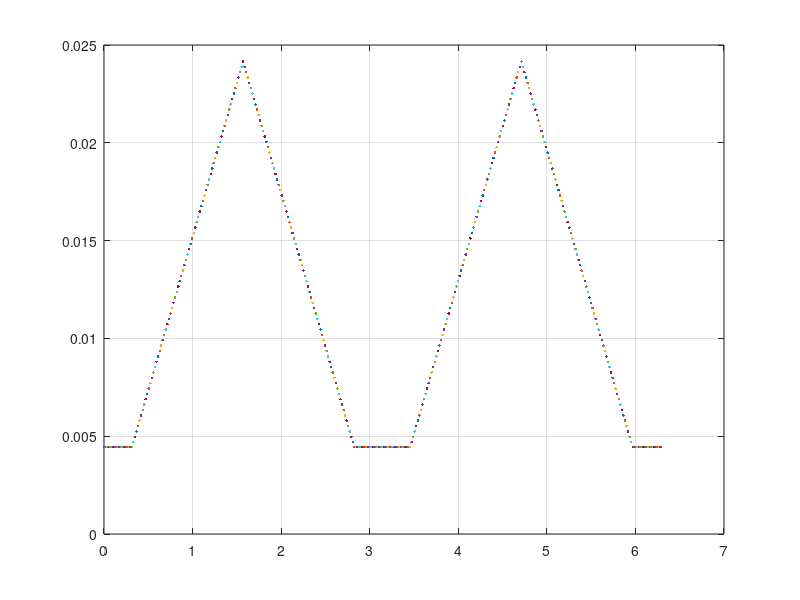
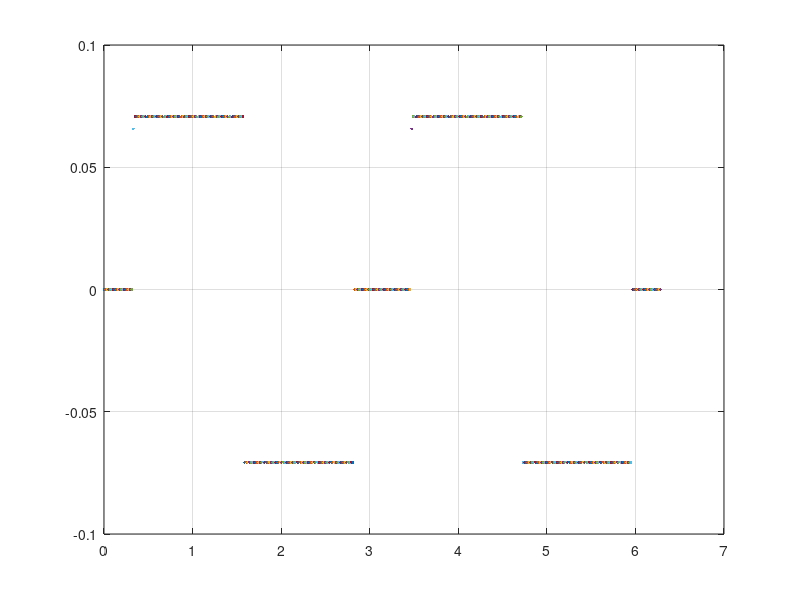

Here is the MATLAB script that generated these plots, in order:

close all
clear all
clc
%Constants
u=4*pi*10^-7                                                                            %Permeability of air
N=250                                                                                     %Number of turns
i=3                                                                                          % Amplitude of current
h=20*10^-3                                                                               %Depth of machine
alpha = fix(asind(7.5/12.5))                                                        % Rotor position angle that provides lowest inductance
beta = fix(acosd(7.5/12.5))                                                         % Rotor position angle that provides highest inductance
L_old=0.044


for xteta=(90 - beta)/2 : 1 : 360+(90 - beta)/2                               %Loop that calculates reluctance, inductance and torque for every single degree 
                                                                                               %(90 - beta)/2 is to shift to align rotor horizontally
    teta = mod(xteta,180)                                                            %Rotor has rotational symmetry of 180º
    
 
if teta < (90 - beta)                                                                      % Lowest  inductance
    r=10*10^-3                                                                              % Diameter of surface for larger air-gap
    g=2.5*10^-3                                                                            % Length of air-gap
    angle = ((2*alpha)*2*pi)/360                                                      % Represents surface angle that flux flows through to rotor, constant
    R=(2*g)/(u*h*(r+0.5*g)*angle)                                                    % Reluctance, constant since all the parameters are constant that reluctance rely on
    L=N^2/R                                                                                 %Inductance
    T= 0                                                                                       %It can also be calculated, but not necessary since inductance is constant
    L_old = L                                                                                %Keeps the old inductance value to calculate derivative of inductance, but needs initial value
    
elseif teta >= (90 - beta) & teta <=  (90 - beta)+(2*alpha)                % Increasing  inductance
    r=12*10^-3                                                                              % Diameter of surface for smaller air-gap
    g=0.5*10^-3                                                                            % Length of air-gap
    angle = ((teta - (90 - beta))*2*pi)/360                                         % Surface angle that flux flows through for smaller air-gap
    R=(2*g)/(u*h*(r+0.5*g)*angle)                                                    % Reluctance for smaller air-gap
    L=N^2/R                                                                                 % Inductance for smaller air-gap
    r=10*10^-3                                                                              % Diameter of surface for larger air-gap
    g=2.5*10^-3                                                                             % Length of air-gap
    angle1 = 1.29-angle                                                                 % Surface angle that flux flows through for larger air-gap (1.29 = angle expression of  rotor width)
    R1=(2*g)/(u*h*(r+0.5*g)*angle1)                                                 % Reluctance for larger air-gap
    L1=N^2/R1                                                                              % Inductance for larger air-gap                  
    L= L + L1                                                                                %Total inductance
    T= 0.5*i^2*(L - L_old)*(360/(2*pi))                                               %Torque calculation, (inductance change at each degree)
    L_old = L                                                                                 % Keeps the last inductance value for next derivation
    
else                                                                                            % Decreasing  inductance
    r=12*10^-3                                                                               % Diameter of surface for smaller air-gap
    g=0.5*10^-3                                                                             % Length of air-gap
    angle = ((180 - teta)*2*pi)/360                                                    % Surface angle that flux flows through for smaller air-gap
    R=(2*g)/(u*h*(r+0.5*g)*angle)                                                     % Reluctance for smaller air-gap
    L=N^2/R                                                                                  % Inductance for smaller air-gap
    r=10*10^-3                                                                               % Diameter of surface for larger air-gap
    g=2.5*10^-3                                                                             % Length of air-gap
    angle1 = 1.29-angle                                                                  % Surface angle that flux flows through for larger air-gap (1.29 = angle expression of  rotor width)
    R1=(2*g)/(u*h*(r+0.5*g)*angle1)                                                 % Reluctance for larger air-gap
    L1=N^2/R1                                                                               % Inductance for larger air-gap     
    L= L + L1                                                                                %Total inductance
    T= 0.5*i^2*(L - L_old)*(360/(2*pi))                                               %Torque calculation, (inductance change at each degree)
    L_old = L                                                                                  % Keeps the last inductance value for next derivation

end

figure(1)                                                                                       %
plot(((xteta-(90 - beta)/2)*2*pi)/360,L,'.')                                           % (90 - beta)/2 is to shift to align rotor horizontally
grid                                                                                             %
hold on

figure(2)                                                                                       %
plot(((xteta-(90 - beta)/2)*2*pi)/360,T,'.')                                           % (90 - beta)/2 is to shift to align rotor horizontally
grid                                                                                             %
hold on
end
